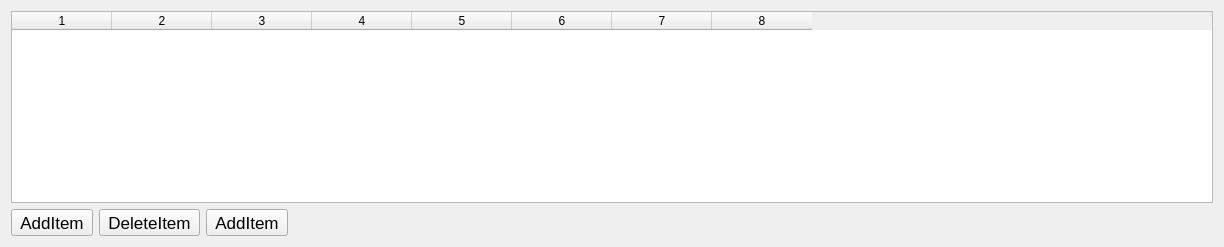
          <widget class="QWidget" name="tabMisc6">
           <attribute name="title">
            <string>Tools</string>
           </attribute>
           <layout class="QGridLayout" name="gridLayout_16">
            <item row="0" column="0" colspan="4">
             <widget class="QTableWidget" name="tableTools">
              <property name="columnCount">
               <number>8</number>
              </property>
              <column/>
              <column/>
              <column/>
              <column/>
              <column/>
              <column/>
              <column/>
              <column/>
             </widget>
            </item>
            <item row="1" column="0">
             <widget class="QToolButton" name="btnMiscTools_Add">
              <property name="font">
               <font>
                <pointsize>13</pointsize>
               </font>
              </property>
              <property name="text">
               <string>AddItem</string>
              </property>
              <property name="icon">
               <iconset resource="qtocc.qrc">
                <normaloff>:/icon/add.png</normaloff>:/icon/add.png</iconset>
              </property>
              <property name="iconSize">
               <size>
                <width>20</width>
                <height>20</height>
               </size>
              </property>
             </widget>
            </item>
            <item row="1" column="1">
             <widget class="QToolButton" name="btnMiscTools_Del">
              <property name="font">
               <font>
                <pointsize>13</pointsize>
               </font>
              </property>
              <property name="text">
               <string>DeleteItem</string>
              </property>
              <property name="icon">
               <iconset resource="qtocc.qrc">
                <normaloff>:/icon/del.png</normaloff>:/icon/del.png</iconset>
              </property>
              <property name="iconSize">
               <size>
                <width>20</width>
                <height>20</height>
               </size>
              </property>
              <property name="shortcut">
               <string>Del</string>
              </property>
             </widget>
            </item>
            <item row="1" column="2">
             <widget class="QToolButton" name="btnOpenToolsDir">
              <property name="font">
               <font>
                <pointsize>13</pointsize>
               </font>
              </property>
              <property name="text">
               <string>AddItem</string>
              </property>
              <property name="icon">
               <iconset resource="qtocc.qrc">
                <normaloff>:/icon/opendb.png</normaloff>:/icon/opendb.png</iconset>
              </property>
              <property name="iconSize">
               <size>
                <width>20</width>
                <height>20</height>
               </size>
              </property>
             </widget>
            </item>
            <item row="1" column="3">
             <spacer name="horizontalSpacer_12">
              <property name="orientation">
               <enum>Qt::Horizontal</enum>
              </property>
              <property name="sizeHint" stdset="0">
               <size>
                <width>919</width>
                <height>20</height>
               </size>
              </property>
             </spacer>
            </item>
           </layout>
          </widget>
